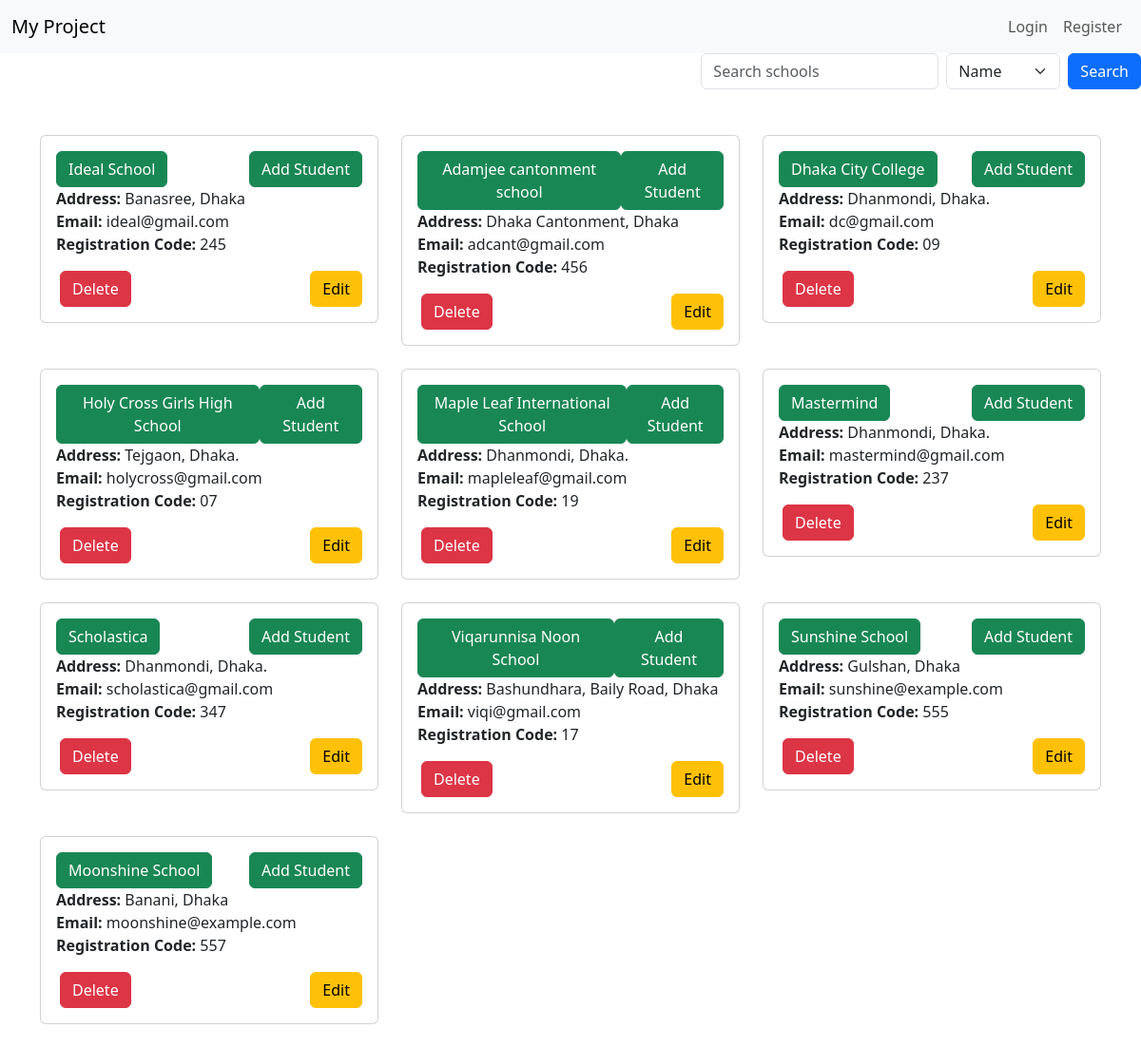
Screenshot of /supreme_leader/ with the database file from the repository.
### Admin/models.py (models this page shows, shortened)
class School(models.Model):
    name = models.CharField(max_length=255)
    address = models.CharField(max_length=255)
    contact_email = models.EmailField()
    unique_code = models.CharField(max_length=10, unique=True)  # For school registration
    qr_code = models.ImageField(upload_to='qrcodes/', null=True, blank=True)
    cover_photo = models.ImageField(upload_to='cover_photos/', blank=True, null=True)

### Admin/views/views.py (the view)
# urls.py: path('', school_list, name='school_list'),
def school_list(request):
    if request.method == 'POST':
        form = SchoolForm(request.POST, request.FILES)
        if form.is_valid():
            form.save()  # Save the form to create a new School object
            return redirect('school_list')  # Redirect to the same page to display the updated list
    else:
        form = SchoolForm()
    schools = School.objects.all()  # Fetch all School objects
    search_term = request.GET.get('search_term', '')
    filter_option = request.GET.get('filter_option', 'name')
    if search_term:
        if filter_option == 'name':
            schools = School.objects.filter(name__icontains=search_term)
        elif filter_option == 'email':
            schools = School.objects.filter(contact_email__icontains=search_term)
    else:
        schools = School.objects.all()
    return render(request, 'shadman.html', {'form':form,'schools': schools})

### Admin/forms.py
class SchoolForm(forms.ModelForm):
    class Meta:
        model = School
        fields = ['name', 'address', 'contact_email', 'unique_code', 'qr_code']  # Include the fields you want in the form
        widgets = {
            'name': forms.TextInput(attrs={'class': 'form-control'}),
            'address': forms.TextInput(attrs={'class': 'form-control'}),
            'contact_email': forms.EmailInput(attrs={'class': 'form-control'}),
            'unique_code': forms.TextInput(attrs={'class': 'form-control'}),
            'qr_code': forms.FileInput(attrs={'class': 'form-control'}),
        }

### Admin/templates/shadman.html (shortened to what this page needs)
<!DOCTYPE html>
<html lang="en">
<head>
    <link href="https://cdn.jsdelivr.net/npm/bootstrap@5.3.0-alpha1/dist/css/bootstrap.min.css" rel="stylesheet">
</head>
</head>
<body>
<div>
    <nav class="navbar navbar-expand-lg navbar-light bg-light">
        <div class="container-fluid">
            <a class="navbar-brand" href="/">My Project</a>
            <div class="collapse navbar-collapse" id="navbarNav">
                <ul class="navbar-nav ms-auto">
                    {% if user.is_authenticated %}
                        <li class="nav-item">
                            <a class="nav-link" href="#">Welcome, {{ user.username }}</a>
                        </li>
                        <li class="nav-item">
                            <form method="post" action="{% url 'logout' %}">
                                {% csrf_token %}
                                <button type="submit" class="btn btn-outline-danger">Logout</button>
                            </form>
                        </li>
    </nav>
            <div class="container mt-5">
                <h2>Add a New School</h2>
                <form method="POST" enctype="multipart/form-data" class="mb-5">
                    {% csrf_token %}
                    {{form.as_p}}
                    <button type="submit" class="btn btn-primary">Add School</button>
                </form>
            </div>
                        {% else %}
                        <li class="nav-item">
                            <a class="nav-link" href="{% url 'login' %}">Login</a>
                        </li>
                        <li class="nav-item">
                            <a class="nav-link" href="{% url 'register' %}">Register</a>
                        </li>
                    {% endif %}
                </ul>
            </div>
        </div>
</div>
    <form method="GET" action="{% url 'school_list' %}" class="d-flex justify-content-end mb-3">
        <input type="text" name="search_term" class="form-control me-2" placeholder="Search schools" style="width: 250px;">
        <select name="filter_option" class="form-select me-2" style="width: 120px;">
            <option value="name">Name</option>
        </select>
        <button type="submit" class="btn btn-primary">Search</button>
    </form>
    <div class="container mt-5">
        <div class="row">
            {% for school in schools %}
            <div class="col-md-4">
                <div class="card mb-4">
                    <div class="card-body">
                        <div class="d-flex justify-content-between">
                            <a href="{% url 'school_detail' school.id %}"class="btn btn-success">{{ school.name }}</a>
                            <button type="button" class="btn btn-success" data-bs-toggle="modal" data-bs-target="#addStudentModal{{ school.id }}">
                                Add Student
                            </button>
                        </div>
                            <p class="card-text">
                                <strong>Address:</strong> {{ school.address }}<br>
                                <strong>Email:</strong> {{ school.contact_email }}<br>
                                <strong>Registration Code:</strong> {{ school.unique_code }}
                            </p>
                            <div class="d-flex justify-content-between">
                                <a href="{% url 'delete_school' school.id %}" class="btn btn-danger ms-1">Delete</a>
                                <button class="btn btn-warning ms-1" data-bs-toggle="modal" data-bs-target="#editModal{{ school.id }}"> Edit</button>
                            </div>
                    </div>
                </div>
            </div>
            {% endfor %}
        </div>
    </div>
</body>
</html>

### rows the page displays
School: name "Ideal School", address "Banasree, Dhaka", contact_email "ideal@gmail.com", unique_code "245"
School: name "Adamjee cantonment school", address "Dhaka Cantonment, Dhaka", contact_email "adcant@gmail.com", unique_code "456"
School: name "Dhaka City College", address "Dhanmondi, Dhaka.", contact_email "dc@gmail.com", unique_code "09"
School: name "Holy Cross Girls High School", address "Tejgaon, Dhaka.", contact_email "holycross@gmail.com", unique_code "07"
School: name "Maple Leaf International School", address "Dhanmondi, Dhaka.", contact_email "mapleleaf@gmail.com", unique_code "19"
School: name "Mastermind", address "Dhanmondi, Dhaka.", contact_email "mastermind@gmail.com", unique_code "237"
School: name "Scholastica", address "Dhanmondi, Dhaka.", contact_email "scholastica@gmail.com", unique_code "347"
School: name "Viqarunnisa Noon School", address "Bashundhara, Baily Road, Dhaka", contact_email "viqi@gmail.com", unique_code "17"
School: name "Sunshine School", address "Gulshan, Dhaka", contact_email "sunshine@example.com", unique_code "555"
School: name "Moonshine School", address "Banani, Dhaka", contact_email "moonshine@example.com", unique_code "557"
